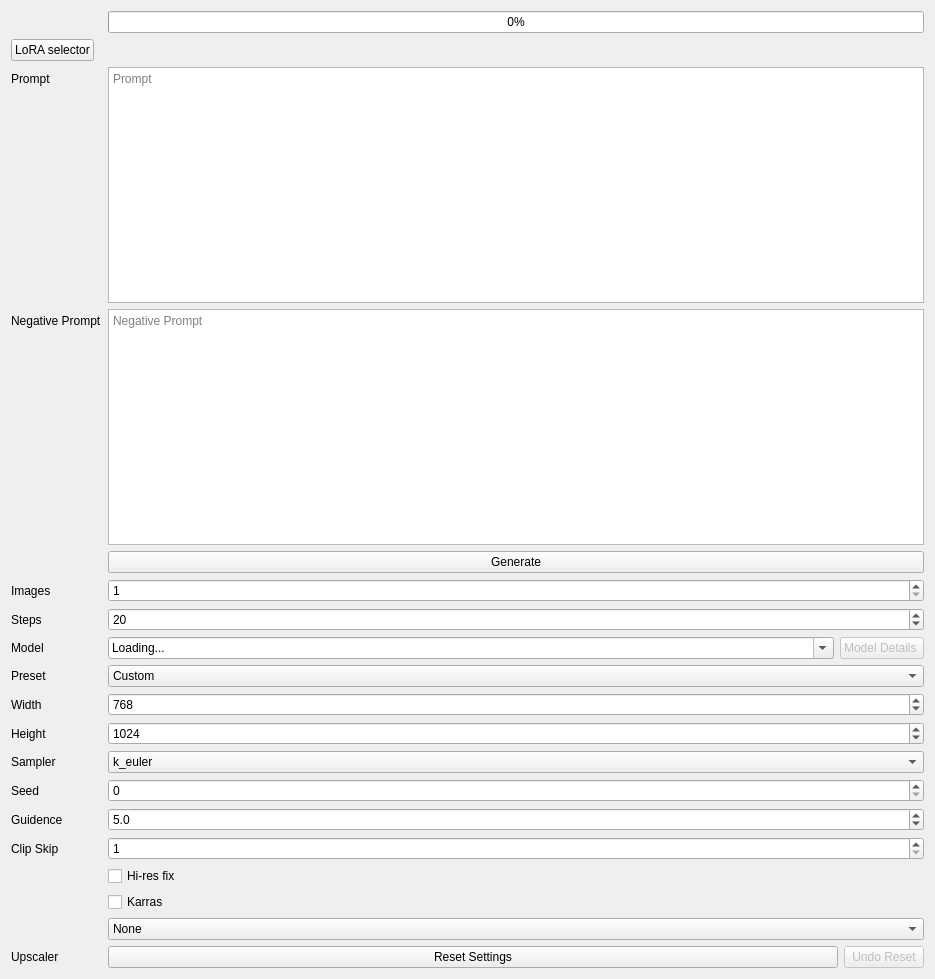
           <widget class="QWidget" name="scrollAreaWidgetContents_2">
            <property name="geometry">
             <rect>
              <x>0</x>
              <y>0</y>
              <width>935</width>
              <height>979</height>
             </rect>
            </property>
            <property name="sizePolicy">
             <sizepolicy hsizetype="Minimum" vsizetype="Minimum">
              <horstretch>0</horstretch>
              <verstretch>0</verstretch>
             </sizepolicy>
            </property>
            <layout class="QFormLayout" name="formLayout">
             <property name="sizeConstraint">
              <enum>QLayout::SizeConstraint::SetMinimumSize</enum>
             </property>
             <item row="0" column="1">
              <widget class="QProgressBar" name="progressBar">
               <property name="value">
                <number>0</number>
               </property>
               <property name="textVisible">
                <bool>true</bool>
               </property>
               <property name="invertedAppearance">
                <bool>false</bool>
               </property>
              </widget>
             </item>
             <item row="3" column="0">
              <widget class="QLabel" name="label_3">
               <property name="text">
                <string>Prompt</string>
               </property>
              </widget>
             </item>
             <item row="3" column="1">
              <widget class="QPlainTextEdit" name="PromptBox">
               <property name="sizePolicy">
                <sizepolicy hsizetype="Expanding" vsizetype="Expanding">
                 <horstretch>0</horstretch>
                 <verstretch>2</verstretch>
                </sizepolicy>
               </property>
               <property name="tabChangesFocus">
                <bool>true</bool>
               </property>
               <property name="placeholderText">
                <string>Prompt</string>
               </property>
              </widget>
             </item>
             <item row="6" column="0">
              <widget class="QLabel" name="label_5">
               <property name="text">
                <string>Negative Prompt</string>
               </property>
              </widget>
             </item>
             <item row="6" column="1">
              <widget class="QPlainTextEdit" name="NegativePromptBox">
               <property name="sizePolicy">
                <sizepolicy hsizetype="Expanding" vsizetype="Expanding">
                 <horstretch>0</horstretch>
                 <verstretch>2</verstretch>
                </sizepolicy>
               </property>
               <property name="tabChangesFocus">
                <bool>true</bool>
               </property>
               <property name="placeholderText">
                <string>Negative Prompt</string>
               </property>
              </widget>
             </item>
             <item row="7" column="1">
              <widget class="QPushButton" name="GenerateButton">
               <property name="toolTip">
                <string>Shortcut Ctrl + Enter</string>
               </property>
               <property name="text">
                <string>Generate</string>
               </property>
               <property name="icon">
                <iconset theme="QIcon::ThemeIcon::InsertImage"/>
               </property>
               <property name="shortcut">
                <string>Ctrl+Return</string>
               </property>
              </widget>
             </item>
             <item row="9" column="0">
              <widget class="QLabel" name="imagesLabel">
               <property name="text">
                <string>Images</string>
               </property>
              </widget>
             </item>
             <item row="9" column="1">
              <widget class="QSpinBox" name="imagesSpinBox">
               <property name="minimum">
                <number>1</number>
               </property>
               <property name="maximum">
                <number>50</number>
               </property>
              </widget>
             </item>
             <item row="11" column="0">
              <widget class="QLabel" name="stepsLabel">
               <property name="text">
                <string>Steps</string>
               </property>
              </widget>
             </item>
             <item row="11" column="1">
              <widget class="QSpinBox" name="stepsSpinBox">
               <property name="minimum">
                <number>1</number>
               </property>
               <property name="maximum">
                <number>150</number>
               </property>
               <property name="value">
                <number>20</number>
               </property>
              </widget>
             </item>
             <item row="12" column="0">
              <widget class="QLabel" name="modelLabel">
               <property name="text">
                <string>Model</string>
               </property>
              </widget>
             </item>
             <item row="12" column="1">
              <layout class="QHBoxLayout" name="horizontalLayout_6">
               <item>
                <widget class="QComboBox" name="modelComboBox">
                 <property name="enabled">
                  <bool>true</bool>
                 </property>
                 <property name="sizePolicy">
                  <sizepolicy hsizetype="Expanding" vsizetype="Fixed">
                   <horstretch>0</horstretch>
                   <verstretch>0</verstretch>
                  </sizepolicy>
                 </property>
                 <property name="editable">
                  <bool>true</bool>
                 </property>
                 <property name="currentText">
                  <string>Loading...</string>
                 </property>
                 <property name="currentIndex">
                  <number>0</number>
                 </property>
                 <property name="placeholderText">
                  <string/>
                 </property>
                 <item>
                  <property name="text">
                   <string>Loading...</string>
                  </property>
                 </item>
                </widget>
               </item>
               <item>
                <widget class="QPushButton" name="modelDetailsButton">
                 <property name="enabled">
                  <bool>false</bool>
                 </property>
                 <property name="text">
                  <string>Model Details </string>
                 </property>
                 <property name="icon">
                  <iconset theme="QIcon::ThemeIcon::SystemSearch"/>
                 </property>
                 <property name="flat">
                  <bool>false</bool>
                 </property>
                </widget>
               </item>
              </layout>
             </item>
             <item row="15" column="0">
              <widget class="QLabel" name="presetLabel">
               <property name="text">
                <string>Preset</string>
               </property>
              </widget>
             </item>
             <item row="15" column="1">
              <widget class="QComboBox" name="presetComboBox">
               <property name="editable">
                <bool>false</bool>
               </property>
               <item>
                <property name="text">
                 <string>Custom</string>
                </property>
               </item>
               <item>
                <property name="text">
                 <string>Landscape (16:9)</string>
                </property>
               </item>
               <item>
                <property name="text">
                 <string>Landscape (3:2)</string>
                </property>
               </item>
               <item>
                <property name="text">
                 <string>Portrait (2:3)</string>
                </property>
               </item>
               <item>
                <property name="text">
                 <string>Phone Background (9:21)</string>
                </property>
               </item>
               <item>
                <property name="text">
                 <string>Ultrawide (21:9)</string>
                </property>
               </item>
               <item>
                <property name="text">
                 <string>Square</string>
                </property>
               </item>
              </widget>
             </item>
             <item row="17" column="0">
              <widget class="QLabel" name="widthLabel">
               <property name="text">
                <string>Width</string>
               </property>
              </widget>
             </item>
             <item row="17" column="1">
              <widget class="QSpinBox" name="widthSpinBox">
               <property name="minimum">
                <number>64</number>
               </property>
               <property name="maximum">
                <number>3072</number>
               </property>
               <property name="singleStep">
                <number>64</number>
               </property>
               <property name="value">
                <number>768</number>
               </property>
              </widget>
             </item>
             <item row="19" column="0">
              <widget class="QLabel" name="heightLabel">
               <property name="text">
                <string>Height</string>
               </property>
              </widget>
             </item>
             <item row="19" column="1">
              <widget class="QSpinBox" name="heightSpinBox">
               <property name="minimum">
                <number>64</number>
               </property>
               <property name="maximum">
                <number>3072</number>
               </property>
               <property name="singleStep">
                <number>64</number>
               </property>
               <property name="value">
                <number>1024</number>
               </property>
              </widget>
             </item>
             <item row="21" column="0">
              <widget class="QLabel" name="samplerLabel">
               <property name="text">
                <string>Sampler</string>
               </property>
              </widget>
             </item>
             <item row="21" column="1">
              <widget class="QComboBox" name="samplerComboBox">
               <item>
                <property name="text">
                 <string>k_euler</string>
                </property>
               </item>
               <item>
                <property name="text">
                 <string>k_euler_a</string>
                </property>
               </item>
               <item>
                <property name="text">
                 <string>k_lms</string>
                </property>
               </item>
               <item>
                <property name="text">
                 <string>k_heun</string>
                </property>
               </item>
               <item>
                <property name="text">
                 <string>k_dpm_2</string>
                </property>
               </item>
               <item>
                <property name="text">
                 <string>k_dpm_2_a</string>
                </property>
               </item>
               <item>
                <property name="text">
                 <string>k_dpm_adaptive</string>
                </property>
               </item>
               <item>
                <property name="text">
                 <string>k_dpm_fast</string>
                </property>
               </item>
               <item>
                <property name="text">
                 <string>k_dpmpp_2m</string>
                </property>
               </item>
               <item>
                <property name="text">
                 <string>k_dpmpp_2s_a</string>
                </property>
               </item>
               <item>
                <property name="text">
                 <string>k_dpmpp_sde</string>
                </property>
               </item>
               <item>
                <property name="text">
                 <string>DDIM</string>
                </property>
               </item>
               <item>
                <property name="text">
                 <string>lcm</string>
                </property>
               </item>
               <item>
                <property name="text">
                 <string>dpmsolver</string>
                </property>
               </item>
              </widget>
             </item>
             <item row="23" column="0">
              <widget class="QLabel" name="seedLabel">
               <property name="text">
                <string>Seed</string>
               </property>
              </widget>
             </item>
             <item row="23" column="1">
              <widget class="QSpinBox" name="seedSpinBox">
               <property name="toolTip">
                <string>0 for unseeded generations</string>
               </property>
               <property name="statusTip">
                <string/>
               </property>
               <property name="maximum">
                <number>2147483647</number>
               </property>
               <property name="displayIntegerBase">
                <number>10</number>
               </property>
              </widget>
             </item>
             <item row="25" column="0">
              <widget class="QLabel" name="guidenceLabel">
               <property name="text">
                <string>Guidence</string>
               </property>
              </widget>
             </item>
             <item row="25" column="1">
              <widget class="QDoubleSpinBox" name="guidenceDoubleSpinBox">
               <property name="decimals">
                <number>1</number>
               </property>
               <property name="minimum">
                <double>0.000000000000000</double>
               </property>
               <property name="maximum">
                <double>100.000000000000000</double>
               </property>
               <property name="singleStep">
                <double>0.500000000000000</double>
               </property>
               <property name="value">
                <double>5.000000000000000</double>
               </property>
              </widget>
             </item>
             <item row="31" column="1">
              <layout class="QHBoxLayout" name="horizontalLayout_7">
               <item>
                <widget class="QPushButton" name="resetSettingsButton">
                 <property name="sizePolicy">
                  <sizepolicy hsizetype="MinimumExpanding" vsizetype="Fixed">
                   <horstretch>0</horstretch>
                   <verstretch>0</verstretch>
                  </sizepolicy>
                 </property>
                 <property name="text">
                  <string>Reset Settings</string>
                 </property>
                 <property name="icon">
                  <iconset theme="QIcon::ThemeIcon::EditClear"/>
                 </property>
                </widget>
               </item>
               <item>
                <widget class="QPushButton" name="undoResetButton">
                 <property name="enabled">
                  <bool>false</bool>
                 </property>
                 <property name="sizePolicy">
                  <sizepolicy hsizetype="Maximum" vsizetype="Fixed">
                   <horstretch>0</horstretch>
                   <verstretch>0</verstretch>
                  </sizepolicy>
                 </property>
                 <property name="text">
                  <string>Undo Reset</string>
                 </property>
                 <property name="icon">
                  <iconset theme="QIcon::ThemeIcon::EditUndo"/>
                 </property>
                 <property name="checkable">
                  <bool>false</bool>
                 </property>
                </widget>
               </item>
              </layout>
             </item>
             <item row="29" column="1">
              <layout class="QFormLayout" name="formLayout_4">
               <item row="0" column="0">
                <widget class="QCheckBox" name="highResFixCheckBox">
                 <property name="text">
                  <string>Hi-res fix</string>
                 </property>
                </widget>
               </item>
               <item row="1" column="0">
                <widget class="QCheckBox" name="karrasCheckBox">
                 <property name="text">
                  <string>Karras</string>
                 </property>
                </widget>
               </item>
              </layout>
             </item>
             <item row="28" column="0">
              <widget class="QLabel" name="clipSkipLabel">
               <property name="text">
                <string>Clip Skip</string>
               </property>
              </widget>
             </item>
             <item row="28" column="1">
              <widget class="QSpinBox" name="clipSkipSpinBox">
               <property name="minimum">
                <number>1</number>
               </property>
               <property name="maximum">
                <number>12</number>
               </property>
              </widget>
             </item>
             <item row="30" column="1">
              <widget class="QComboBox" name="upscaleComboBox">
               <item>
                <property name="text">
                 <string>None</string>
                </property>
               </item>
               <item>
                <property name="text">
                 <string>RealESRGAN 2x</string>
                </property>
               </item>
               <item>
                <property name="text">
                 <string>RealESRGAN 4x</string>
                </property>
               </item>
               <item>
                <property name="text">
                 <string>RealESRGAN 4x Anime</string>
                </property>
               </item>
               <item>
                <property name="text">
                 <string>NMKD Siax</string>
                </property>
               </item>
               <item>
                <property name="text">
                 <string>Anime 4x</string>
                </property>
               </item>
              </widget>
             </item>
             <item row="1" column="0">
              <widget class="QPushButton" name="LoRASelector">
               <property name="text">
                <string>LoRA selector</string>
               </property>
              </widget>
             </item>
             <item row="31" column="0">
              <widget class="QLabel" name="label">
               <property name="text">
                <string>Upscaler</string>
               </property>
              </widget>
             </item>
            </layout>
           </widget>
